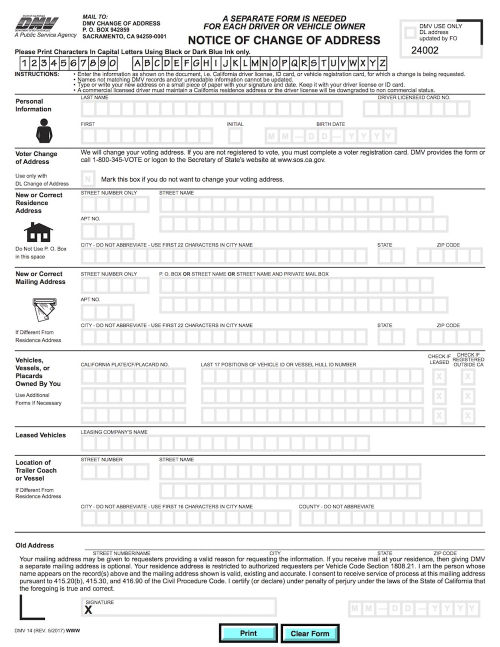
#> input picture Image_registration_using_homography_and_feature_matching/form.jpg, 1000 x 1293 px (shown at 1/2 size)
$ python homograpgy_and_feature_matching.py
#> lines starting #> are read from the running program, lines starting #| are printed output that depends on the picture
# Import Libraries.
import cv2
import numpy as np
import matplotlib.pyplot as plt

#1.Read and Display Images of Scanned Form and Template

img_form = 'form.jpg'
img_form = cv2.imread(img_form, cv2.IMREAD_COLOR)
#> img_form is the input picture: shape (1293, 1000, 3); mean B, G, R 237.7, 237.7, 237.5
img_scan = "scanned-form.jpg"
img_scan = cv2.imread(img_scan, cv2.IMREAD_COLOR)
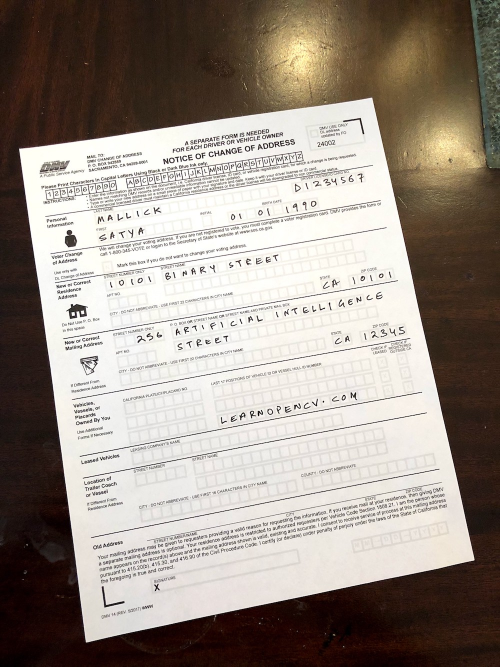
#> input picture Image_registration_using_homography_and_feature_matching/scanned-form.jpg, 1000 x 1333 px (shown at 1/2 size)
#> img_scan is the input picture: shape (1333, 1000, 3); mean B, G, R 136, 144.9, 154.7

# Display the images.
plt.figure(figsize = [20, 10])
plt.subplot(121); plt.axis('on'); plt.imshow(img_form[:, :, ::-1]); plt.title("Original Form")
plt.subplot(122); plt.axis('off'); plt.imshow(img_scan[:, :, ::-1]); plt.title("Scanned Form");
plt.show()
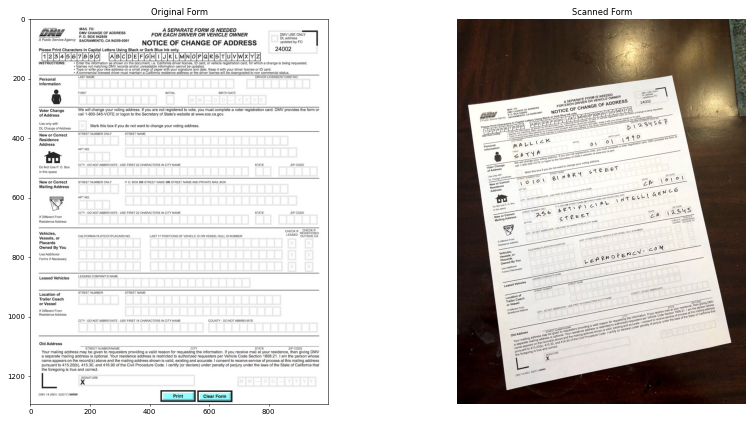
#> figure drawn by matplotlib, 2 panels

#1.2.Find Keypoints in Both Images
# Convert images to grayscale.
img_form_gray = cv2.cvtColor(img_form, cv2.COLOR_BGR2GRAY)
img_scan_gray = cv2.cvtColor(img_scan, cv2.COLOR_BGR2GRAY)
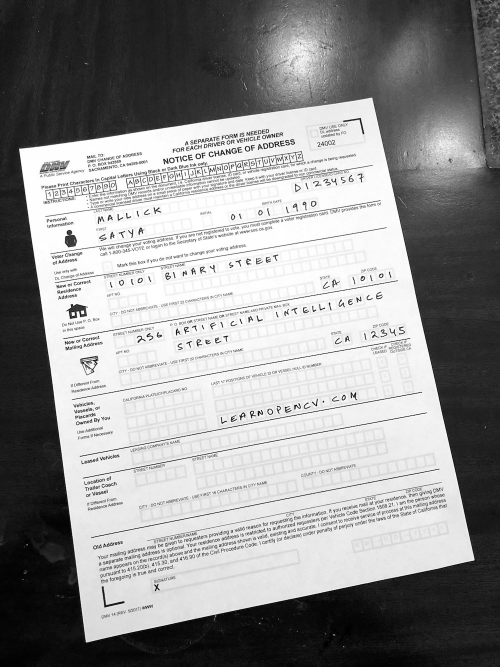
#> img_scan_gray: shape (1333, 1000) (shown at 1/2 size); min 0, max 255, mean 146.8

# Detect keypoints and compute descriptors.
orb = cv2.ORB_create(nfeatures=600)
keypoints1, descriptors1 = orb.detectAndCompute(img_form_gray, None)
#> keypoints1 = 600 keypoints; strongest (x, y, size): (87, 941, 31), (50, 219, 31), (90, 219, 31), (475, 104, 31)
keypoints2, descriptors2 = orb.detectAndCompute(img_scan_gray, None)
#> keypoints2 = 600 keypoints; strongest (x, y, size): (524, 828, 31), (527, 289, 37.2), (391, 652, 31), (374, 686, 31)

# Draw the keypoints in both images.
img_form_keypoints = cv2.drawKeypoints(img_form_gray, keypoints1, None,
                                       color=(255, 0, 0), flags=cv2.DRAW_MATCHES_FLAGS_DRAW_RICH_KEYPOINTS)
img_scan_keypoints = cv2.drawKeypoints(img_scan_gray, keypoints2, None,
                                       color=(255, 0, 0), flags=cv2.DRAW_MATCHES_FLAGS_DRAW_RICH_KEYPOINTS)
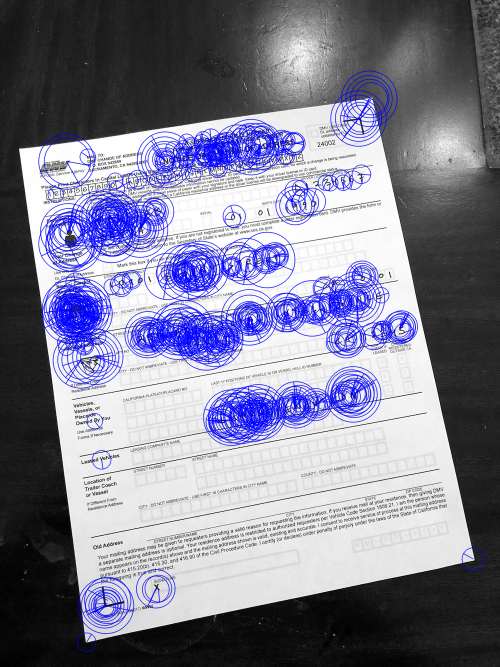
#> img_scan_keypoints: shape (1333, 1000, 3) (shown at 1/2 size); mean of channels 0, 1, 2 149.3, 128.5, 128.5; drawn as B, G, R

# Display the images with the keypoints.
plt.figure(figsize=[20, 10])
plt.subplot(121);plt.axis('off');plt.imshow(img_form_keypoints);plt.title("Original Form")
plt.subplot(122);plt.axis('off');plt.imshow(img_scan_keypoints);plt.title("Scanned Form");
plt.show()

#2.Match Keypoints in the Two Images
# Match features.
matcher = cv2.DescriptorMatcher_create(cv2.DESCRIPTOR_MATCHER_BRUTEFORCE_HAMMING)

matches = matcher.match(descriptors1, descriptors2, None)
#> matches = 600 matches

# Sort matches by score.
matches = sorted(matches, key=lambda x: x.distance, reverse=False)


numGoodMatches = int(len(matches) * 0.10) # here we retain only the top 10% of matches.
#> numGoodMatches = 60
matches = matches[:numGoodMatches]
#> matches = 60 matches

# Draw top matches.
im_matches = cv2.drawMatches(img_form_gray, keypoints1, img_scan_gray, keypoints2, matches, None)
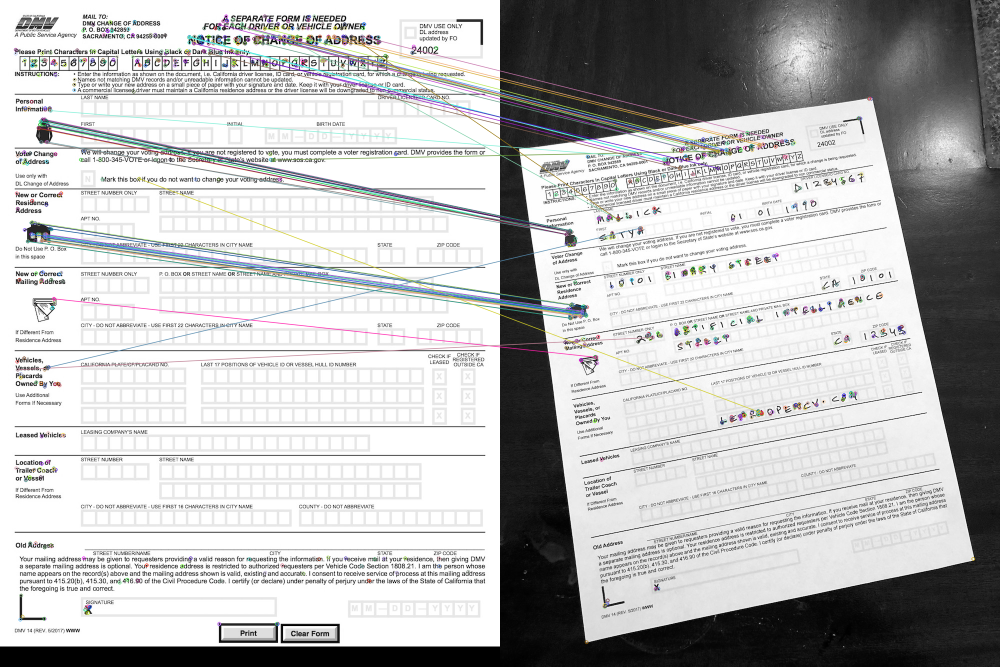
#> im_matches: shape (1333, 2000, 3) (shown at 1/2 size); mean of channels 0, 1, 2 186.7, 186.5, 186.4; drawn as B, G, R

plt.figure(figsize = [40,10])
plt.imshow(im_matches); plt.axis('off'); plt.title("Original Form");
plt.show()

#3.find the Homography
# Extract the location of good matches.
points1 = np.zeros((len(matches), 2), dtype=np.float32)
#> points1 = 60 pairs, first value 0 to 0, second value 0 to 0
points2 = np.zeros((len(matches), 2), dtype=np.float32)
#> points2 = 60 pairs, first value 0 to 0, second value 0 to 0

for i, match in enumerate(matches):
    points1[i, :] = keypoints1[match.queryIdx].pt
    points2[i, :] = keypoints2[match.trainIdx].pt
#> this loop made 60 passes
#> after the loop, points1 = 60 pairs, first value 35 to 723.7, second value 48.96 to 739; points2 = 60 pairs, first value 132.7 to 564, second value 282 to 823.6

h, mask = cv2.findHomography(points2, points1, cv2.RANSAC)
#> h = [[1.4, -0.203, -6.88], [0.219, 1.51, -478.8], [-6.46e-05, 0.000125, 1]]; mask = 60 values, max 1 at index 0, min 0 at index 16, mean 0.733


#4.warp the perspective of original image
# Use the homography to warp the scanned image.
height, width, channels = img_form.shape
#> height = 1293; width = 1000; channels = 3
img_scan_reg = cv2.warpPerspective(img_scan, h, (width, height))
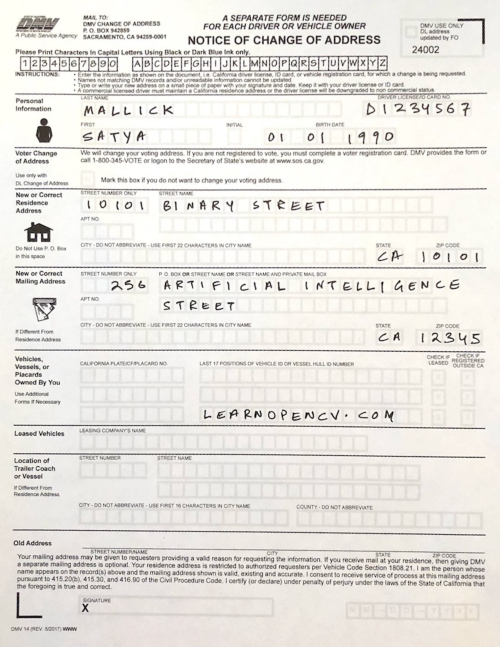
#> img_scan_reg: shape (1293, 1000, 3) (shown at 1/2 size); mean B, G, R 223.1, 228.1, 231

# Display the final results.
plt.figure(figsize = [20,10])
plt.subplot(121); plt.imshow(img_form[:, :, ::-1]);     plt.axis('off'); plt.title("Original Form")
plt.subplot(122); plt.imshow(img_scan_reg[:, :, ::-1]); plt.axis('off'); plt.title("Scanned Form");
plt.show()
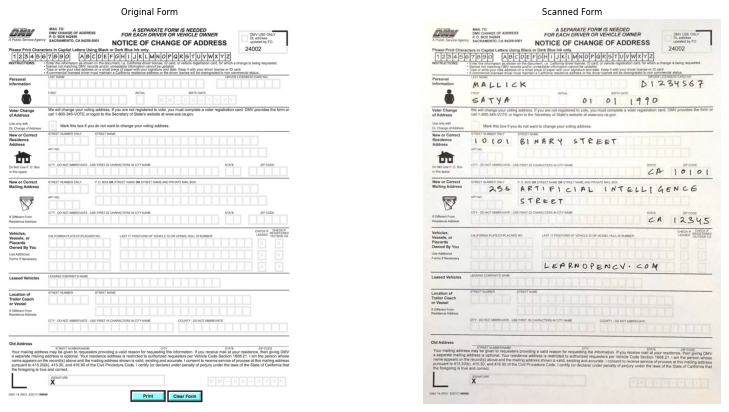
#> figure drawn by matplotlib, 2 panels
